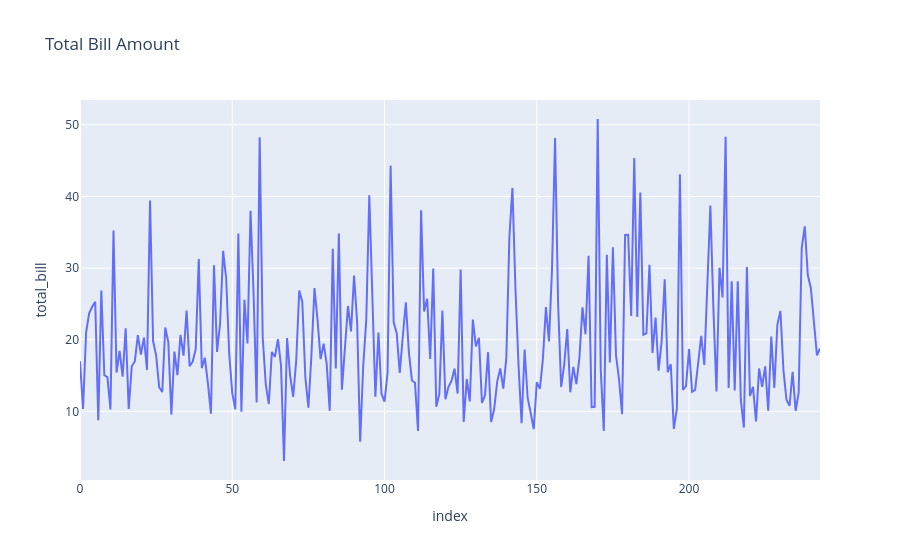

Source (notebook cell):
### Code cell
# creating a linegraph 
fig = px.line(tips, y='total_bill', title='Total Bill Amount')
fig.show()

### Figure 1 — Plotly figure (JSON) as saved in the notebook; plotly's stock layout.template omitted (floating-point values rounded to 4 significant figures; data arrays with more than 128 entries replaced by an {"elided": "..."} marker saying what was removed)
{"data": [{"hovertemplate": "index=%{x}<br>total_bill=%{y}<extra></extra>", "legendgroup": "", "line": {"color": "#636efa", "dash": "solid"}, "marker": {"symbol": "circle"}, "mode": "lines", "name": "", "orientation": "v", "showlegend": false, "type": "scatter", "x": {"elided": "244 int values"}, "xaxis": "x", "y": {"elided": "244 float values"}, "yaxis": "y"}], "layout": {"legend": {"tracegroupgap": 0}, "title": {"text": "Total Bill Amount"}, "xaxis": {"anchor": "y", "domain": [0, 1], "title": {"text": "index"}}, "yaxis": {"anchor": "x", "domain": [0, 1], "title": {"text": "total_bill"}}}}
